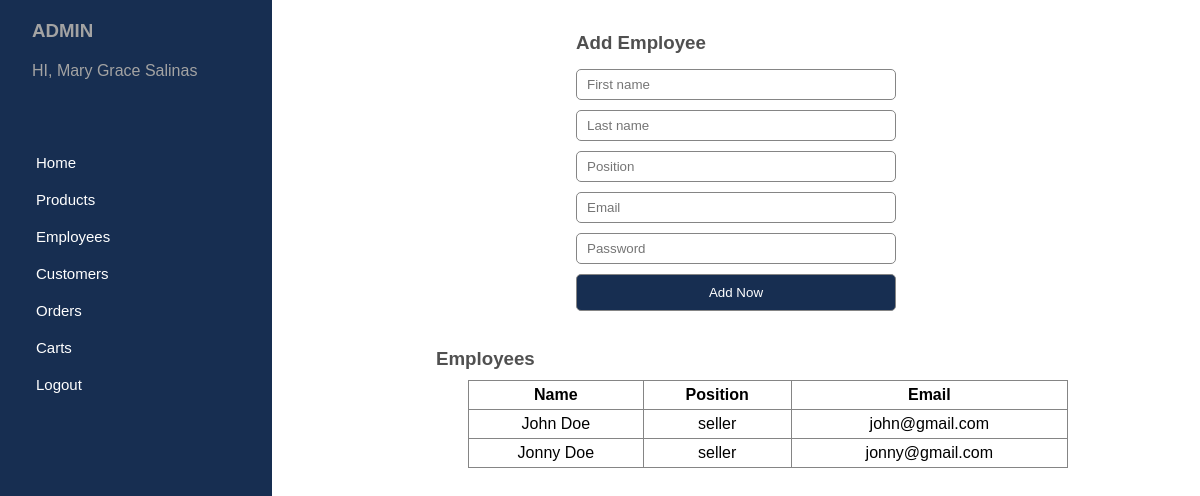
Screenshot of /admin/employees.php (signed in) with the database file from the repository.
### tables this page shows
CREATE TABLE `employees` (
  `employee_id` varchar(255) NOT NULL,
  `fname` varchar(255) NOT NULL,
  `lname` varchar(255) NOT NULL,
  `position` varchar(255) NOT NULL,
  `email` varchar(255) NOT NULL,
  `password` varchar(255) NOT NULL
);

### admin/employees.php (the view, shortened to what this page needs)
<?php include "./inc/sidebar.php"; ?>
    <div class="employees_con">
        <form class="add_employee" action="" method="POST">
            <h3>Add Employee</h3>
            <input type="text" name="fname" placeholder="First name" required>
            <input type="text" name="lname" placeholder="Last name" required>
            <input type="text" name="position" placeholder="Position" required>
            <input type="email" name="email" placeholder="Email" required>
            <input type="password" name="password" placeholder="Password" required>
            <input type="submit" name="add_employee_btn" value="Add Now" required>
        </form>
        <div class="employee_list_con">
            <h3>Employees</h3>
            <div>
                <table>
                    <tr>
                        <th>Name</th>
                        <th>Position</th>
                        <th>Email</th>
                    </tr>
                    <?php
                        $get_employees_sql = "SELECT * FROM employees WHERE position != 'admin' ";
                        $result = mysqli_query($conn, $get_employees_sql);
                        if(mysqli_num_rows($result) > 0){
                            while($employee = mysqli_fetch_assoc($result)){
                                echo '
                                <tr>
                                    <td>'.$employee["fname"].' '.$employee["lname"].'</td>
                                    <td>'.$employee["position"].'</td>
                                    <td>'.$employee["email"].'</td>
                                </tr>
                                ';
                            }
                        }
                    ?>
                </table>
            </div>
        </div>
    </div>
</body>
</html>

### admin/styles/sidebar.css (style rules this page uses)
* { margin: 0; padding: 0; font-family: Arial, Helvetica, sans-serif; }
body { display: flex; }

### admin/styles/employees.css (style rules this page uses)
.employees_con { height: 100vh; width: 50%; margin: 0 auto; }
.employees_con h3 { margin-bottom: 10px; color: #505050; }
.add_employee { width: 20rem; display: flex; flex-direction: column; margin: 2rem auto; }
.add_employee input { padding: 7px 10px; border-radius: 5px; border: 1px solid #858585; margin: 5px 0; }
.add_employee input[type="submit"] { background-color: #172e51; color: #FFF; padding: 10px; cursor: pointer; }
.employee_list_con { margin: 0 auto; }
.employee_list_con table { width: 100%; border: 1px solid #858585; border-collapse: collapse; }
.employee_list_con td, .employee_list_con th { border: 1px solid #858585; padding: 5px; }

### admin/styles/tables.css (style rules this page uses)
table { margin-left: 2rem; }
table, td, tr, th { border: 1px solid #535252; border-collapse: collapse; padding: 5px; text-align: center; }

### rows the page displays
employees: fname "John", lname "Doe", position "seller", email "john@gmail.com"
employees: fname "Jonny", lname "Doe", position "seller", email "jonny@gmail.com"

### other values shown
$_SESSION["admin"]["fname"] "Mary Grace"
$_SESSION["admin"]["lname"] "Salinas"
